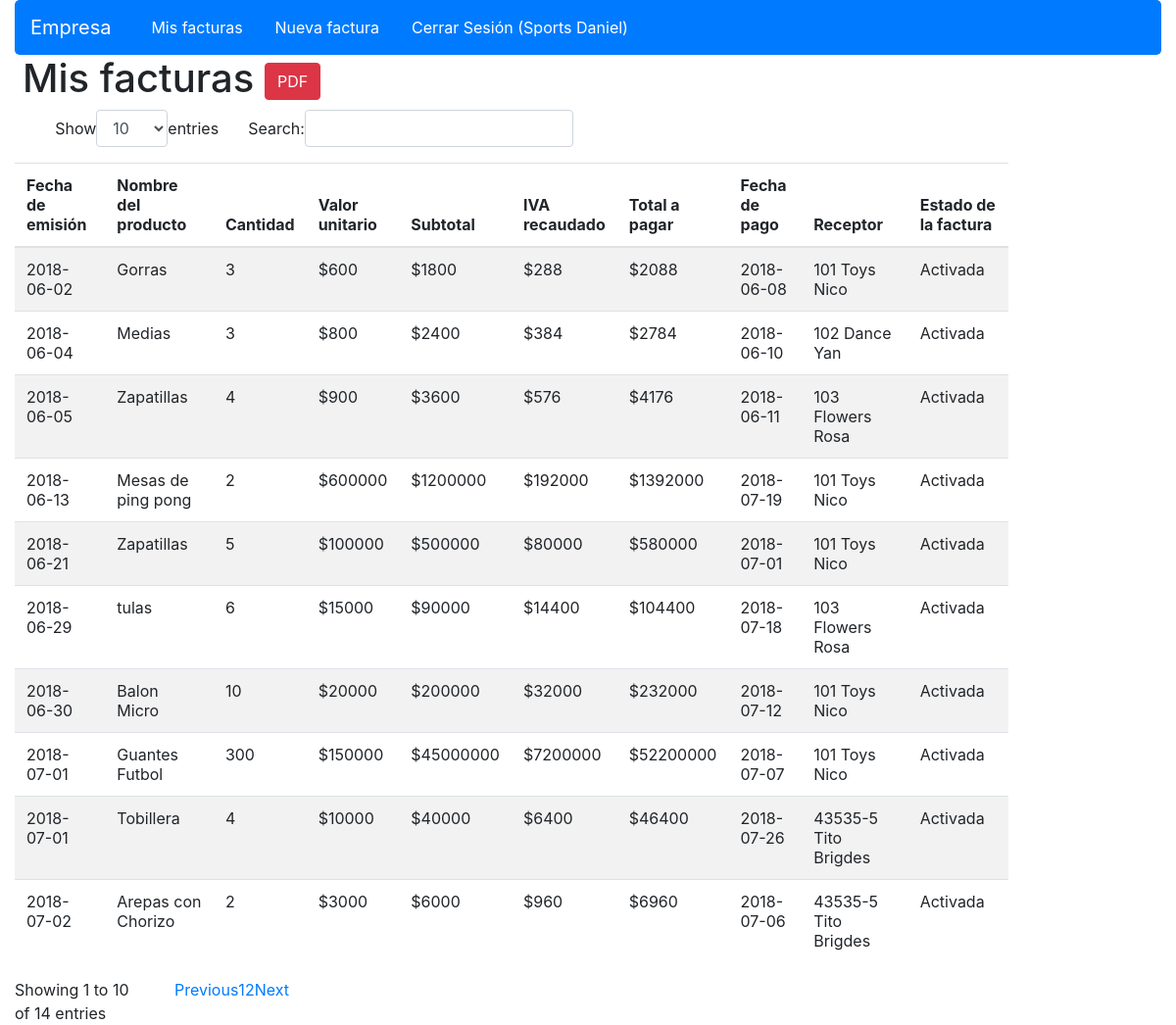
Page /empresa/index.php (signed in) on the committed database.
### tables this page shows
CREATE TABLE `permisos` (
  `idPermiso` int(11) NOT NULL,
  `nombrePermiso` varchar(45) NOT NULL,
  `iconoPermiso` varchar(45) NOT NULL,
  `urlPermiso` text NOT NULL,
  `idTipoUsuario` int(11) NOT NULL
);

CREATE TABLE `facturas` (
  `idFactura` int(11) NOT NULL,
  `nombreProducto` varchar(45) NOT NULL,
  `cantidad` int(11) NOT NULL,
  `valorUnitario` double NOT NULL,
  `total` double NOT NULL,
  `totalIvaRecaudado` double NOT NULL,
  `montoTotalAPagar` int(11) NOT NULL,
  `fechaEmision` date NOT NULL,
  `fechaPago` date NOT NULL,
  `idTipoFactura` int(11) NOT NULL,
  `idReceptor` int(11) NOT NULL,
  `idEstadoFactura` int(11) NOT NULL,
  `idEmisor` int(11) NOT NULL
);

CREATE TABLE `receptores` (
  `idReceptor` int(11) NOT NULL,
  `receptorRazonSocial` varchar(45) NOT NULL,
  `receptorNit` varchar(45) NOT NULL,
  `receptorNombreRepresentante` varchar(45) NOT NULL,
  `receptorNumeroTelefonico` varchar(10) NOT NULL,
  `receptorDireccion` varchar(45) NOT NULL,
  `receptorCorreoElectronico` varchar(45) NOT NULL,
  `receptorSitioWeb` varchar(45) DEFAULT NULL
);

CREATE TABLE `estadofacturas` (
  `idEstadoFactura` int(11) NOT NULL,
  `estadoFactura` varchar(45) NOT NULL
);

### modelo/conexion/conexionBD.php (called while the page is built)
<?php
class Conectar {
    public static function conexion() {
        try {
            $conexion = new PDO('mysql:host=localhost;dbname=bovedaFiscal', 'root', '');
            $conexion->setAttribute(PDO::ATTR_ERRMODE, PDO::ERRMODE_EXCEPTION);
            $conexion->EXEC("SET CHARACTER SET UTF8");
        } catch (Exception $e) {
            die("Error en la conexion" . $e->getMessage());
            echo "Linea de error" . $e->getLine();
        }
        return $conexion;
    }
}

### controlador/permisosControlador.php (called while the page is built, shortened)
<?php
require_once('../modelo/Permiso.php');
$permisoObj = new Permiso();
$permisos = $permisoObj->todosLosPermisos($_SESSION['idTipoUsuario']);

### modelo/AbstractModelo.php (called while the page is built, shortened)
<?php
abstract class AbstractModelo {
    public function __construct($tabla, $id) {
        require_once('conexion/conexionBD.php');
        $this->db = Conectar::conexion();
        $this->tabla = $tabla;
    }
}

### modelo/Permiso.php (called while the page is built, shortened)
<?php
require_once('AbstractModelo.php');
class Permiso extends AbstractModelo {
    private $permisos;
    public function __construct() {
        $this->permisos = array();
    }
    public function todosLosPermisos($tipoUsuario) {
        $consulta = $this->db->query("SELECT * FROM $this->tabla WHERE idTipoUsuario = $tipoUsuario");
        while ($permiso = $consulta->fetch(PDO::FETCH_ASSOC)) {
            $this->permisos[] = $permiso;
        }
        return $this->permisos;
    }
}
?>

### controlador/facturaControlador.php (called while the page is built, shortened)
<?php
require_once ('../modelo/Factura.php');
$facturaObj = new Factura();
$misFacturas = $facturaObj->misFacturas($_SESSION['idEmisor']);

### modelo/Factura.php (called while the page is built, shortened)
<?php
require_once('AbstractModelo.php');
class Factura extends AbstractModelo {
    private $misFacturas;
    public function __construct() {
        $this->misFacturas = array();
    }
    public function misFacturas($id) {
        $sql = "SELECT f.*, ef.*, tf.*, e.*,r.* "
                . "FROM $this->tabla as f "
                . "INNER JOIN estadoFacturas as ef ON f.idEstadoFactura = ef.idEstadoFactura "
                . "INNER JOIN tipoFacturas as tf ON f.idTipoFactura = tf.idTipoFactura "
                . "INNER JOIN emisores as e ON f.idEmisor = e.idEmisor "
                . "INNER JOIN receptores as r ON f.idReceptor = r.idReceptor "
                . "WHERE f.idEmisor = $id "
                . "ORDER BY f.fechaEmision DESC";
        $consulta = $this->db->query($sql);
        while ($filas = $consulta->fetch(PDO::FETCH_ASSOC)) {
            $this->misFacturas [] = $filas;
        }
        return $this->misFacturas;
    }
}
?>

### empresa/index.php (the view, shortened to what this page needs)
<html>
    <head>
        <?php include ('../includes/head.php'); ?>
    </head>
    <body>
        <?php
        require ('../controlador/facturaControlador.php');
        ?>
        <div class="container-fluid">
            <?php include ('../includes/navbar.php'); ?>
            <h1 class="ml-2">Mis facturas <a href="misFacturas.php" target="_blank" class="btn btn-danger">PDF</a></h1>
            <table class="table table-striped display mt-3" id="tabla" style="width:100%;">
                <thead>
                    <tr>
                        <th>Fecha de emisión</th>
                        <th>Nombre del producto</th>
                        <th>Cantidad</th>
                        <th>Valor unitario</th>
                        <th>Subtotal</th>
                        <th>IVA recaudado</th>
                        <th>Total a pagar</th>
                        <th>Fecha de pago</th>
                        <th>Receptor</th>
                        <th>Estado de la factura</th>
                    </tr>
                </thead>
                <tbody>
                    <?php foreach ($misFacturas as $f) { ?>
                        <tr>
                            <td><?php echo $f['fechaEmision'] ?></td>
                            <td><?php echo $f['nombreProducto'] ?></td>
                            <td><?php echo $f['cantidad'] ?></td>
                            <td><?php echo "$" . $f['valorUnitario'] ?></td>
                            <td><?php echo "$" . $f['total'] ?></td>
                            <td><?php echo "$" . $f['totalIvaRecaudado'] ?></td>
                            <td><?php echo "$" . $f['montoTotalAPagar'] ?></td>
                            <td><?php echo $f['fechaPago'] ?></td>
                            <td><?php echo $f['receptorNit'] . " " . $f['receptorRazonSocial'] ?></td>
                            <td><?php echo $f['estadoFactura'] ?></td>
                        </tr>
                    <?php } ?>
                </tbody>
            </table>
        </div>
    </body>
</html>

### includes/head.php (shortened to what this page needs)
<link href="/bovedaFiscal/recursos/css/bootstrap/bootstrap.min.css" rel="stylesheet">
<link href="/bovedaFiscal/recursos/iconmoon/style.css" rel="stylesheet">

### includes/navbar.php (shortened to what this page needs)
<?php
require_once ('../controlador/permisosControlador.php');
?>
<nav class="navbar navbar-expand-lg navbar-light bg-primary " style="border-radius: 5px;">
    <a class="navbar-brand" style="color:#fff;" href="#"><?php echo $_SESSION['tipoUsuario'] ?></a>
    <div class="collapse navbar-collapse" >
        <ul class="navbar-nav mr-auto">
            <?php foreach ($permisos as $p) { ?>
                <li class="nav-item active">
                    <a class="nav-link" style="color:#fff;" href="<?php echo $p['urlPermiso'] ?>">
                        <span class="<?php echo $p['iconoPermiso'] ?>"></span> <?php echo $p['nombrePermiso'] ?>
                    </a>
                </li>
            <?php } ?>
            <li class="nav-item">
                <a class="nav-link" style="color:#fff;" data-toggle="modal" data-target="#modal-logout"><span class="icon-log-out"></span> Cerrar Sesión (<?php echo $_SESSION['emisorRazonSocial'] ?>)</a>
            </li>
        </ul>
    </div>
</nav>

### rows in the picture
permisos: nombrePermiso "Mis facturas"
permisos: nombrePermiso "Nueva factura"
facturas: fechaEmision "2018-07-02", nombreProducto "Arepas con Chorizo", cantidad "2", valorUnitario "3000", total "6000", totalIvaRecaudado "960", montoTotalAPagar "6960", fechaPago "2018-07-06", idReceptor.receptorNit "43535-5", idReceptor.receptorRazonSocial "Tito Brigdes", idEstadoFactura.estadoFactura "Activada"
facturas: fechaEmision "2018-07-01", nombreProducto "Guantes Futbol", cantidad "300", valorUnitario "150000", total "45000000", totalIvaRecaudado "7200000", montoTotalAPagar "52200000", fechaPago "2018-07-07", idReceptor.receptorNit "101", idReceptor.receptorRazonSocial "Toys Nico", idEstadoFactura.estadoFactura "Activada"
facturas: fechaEmision "2018-07-01", nombreProducto "Tobillera", cantidad "4", valorUnitario "10000", total "40000", totalIvaRecaudado "6400", montoTotalAPagar "46400", fechaPago "2018-07-26", idReceptor.receptorNit "43535-5", idReceptor.receptorRazonSocial "Tito Brigdes", idEstadoFactura.estadoFactura "Activada"
facturas: fechaEmision "2018-06-30", nombreProducto "Balon Micro", cantidad "10", valorUnitario "20000", total "200000", totalIvaRecaudado "32000", montoTotalAPagar "232000", fechaPago "2018-07-12", idReceptor.receptorNit "101", idReceptor.receptorRazonSocial "Toys Nico", idEstadoFactura.estadoFactura "Activada"
facturas: fechaEmision "2018-06-29", nombreProducto "tulas", cantidad "6", valorUnitario "15000", total "90000", totalIvaRecaudado "14400", montoTotalAPagar "104400", fechaPago "2018-07-18", idReceptor.receptorNit "103", idReceptor.receptorRazonSocial "Flowers Rosa", idEstadoFactura.estadoFactura "Activada"
facturas: fechaEmision "2018-06-21", nombreProducto "Zapatillas", cantidad "5", valorUnitario "100000", total "500000", totalIvaRecaudado "80000", montoTotalAPagar "580000", fechaPago "2018-07-01", idReceptor.receptorNit "101", idReceptor.receptorRazonSocial "Toys Nico", idEstadoFactura.estadoFactura "Activada"
facturas: fechaEmision "2018-06-13", nombreProducto "Mesas de ping pong", cantidad "2", valorUnitario "600000", total "1200000", totalIvaRecaudado "192000", montoTotalAPagar "1392000", fechaPago "2018-07-19", idReceptor.receptorNit "101", idReceptor.receptorRazonSocial "Toys Nico", idEstadoFactura.estadoFactura "Activada"
facturas: fechaEmision "2018-06-05", nombreProducto "Zapatillas", cantidad "4", valorUnitario "900", total "3600", totalIvaRecaudado "576", montoTotalAPagar "4176", fechaPago "2018-06-11", idReceptor.receptorNit "103", idReceptor.receptorRazonSocial "Flowers Rosa", idEstadoFactura.estadoFactura "Activada"
facturas: fechaEmision "2018-06-04", nombreProducto "Medias", cantidad "3", valorUnitario "800", total "2400", totalIvaRecaudado "384", montoTotalAPagar "2784", fechaPago "2018-06-10", idReceptor.receptorNit "102", idReceptor.receptorRazonSocial "Dance Yan", idEstadoFactura.estadoFactura "Activada"
facturas: fechaEmision "2018-06-02", nombreProducto "Gorras", cantidad "3", valorUnitario "600", total "1800", totalIvaRecaudado "288", montoTotalAPagar "2088", fechaPago "2018-06-08", idReceptor.receptorNit "101", idReceptor.receptorRazonSocial "Toys Nico", idEstadoFactura.estadoFactura "Activada"

### other values in the picture
$_SESSION['tipoUsuario'] "Empresa"
$_SESSION['emisorRazonSocial'] "Sports Daniel"
